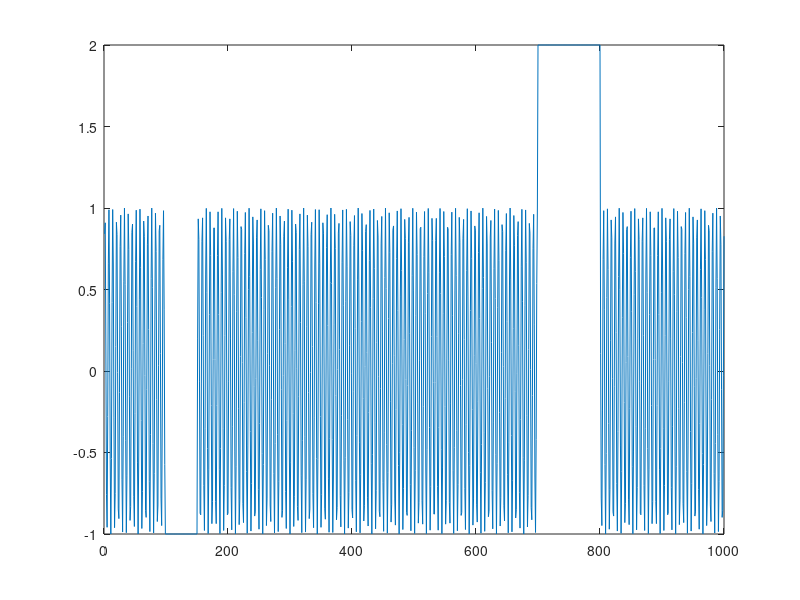
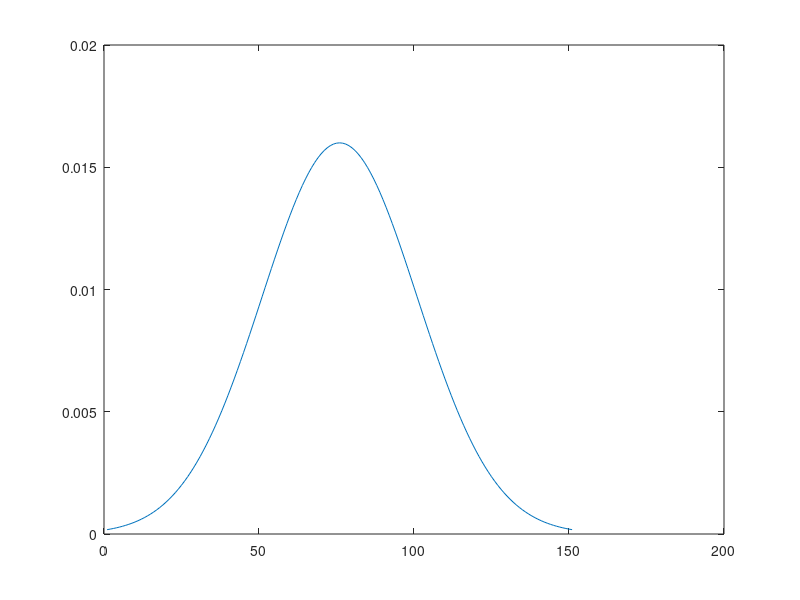
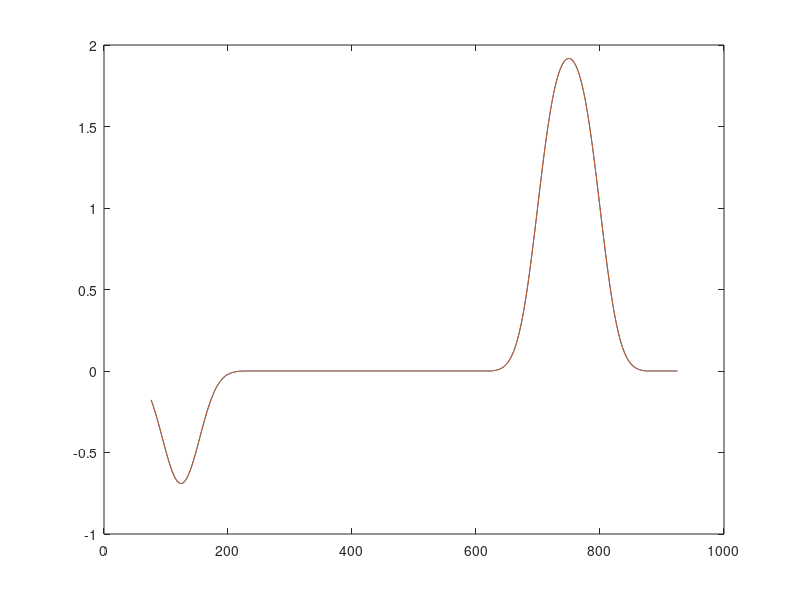

Here is the MATLAB script that generated these plots, in order:
clear; clc; clf; close all

%Create signal
figure
binWidth = 1; %ms
numSamp = 1000;
x = ones(1,numSamp);
x = sin(1:numSamp);
x(100:150) = -1;
x(700:800) = 2;
plot(x)

%Create gaussian kernel with sigma = 25ms
sigma = 25/binWidth; %sigma in number of bins 
windowSideLength = ceil(3*sigma); %half width of gaussian kernal in bins
kernel = normpdf([-windowSideLength:1:windowSideLength],0,sigma);
kernel = kernel.*(1/sum(kernel));
figure
plot(kernel)

%Convolve
c = nan(1,length(x));
kernelMidInd = median(1:length(kernel));
kernelLength = length(kernel);

for i = windowSideLength+1:length(x)-windowSideLength
    tempSum = 0;
    for j = i-windowSideLength:i+windowSideLength
       tempSum = x(j)*kernel(kernelLength-(j-(i-windowSideLength))) + tempSum; 
%        j
%        i-j+windowSideLength+1
    end
    c(i) = tempSum;
end


%%Convolve w matlab code 
cMat = nan(1,length(x));
cMat(1,windowSideLength+1:length(x)-windowSideLength) = conv(x,kernel,'valid');

figure
plot(c)
hold on
plot(cMat)
% for sort = 1:size(X,2)
%     w1 = conv(X(:,sort),kernel,'same');
%     w2 = conv(X(:,sort),kernel);
%     StatesTraj =1
% end